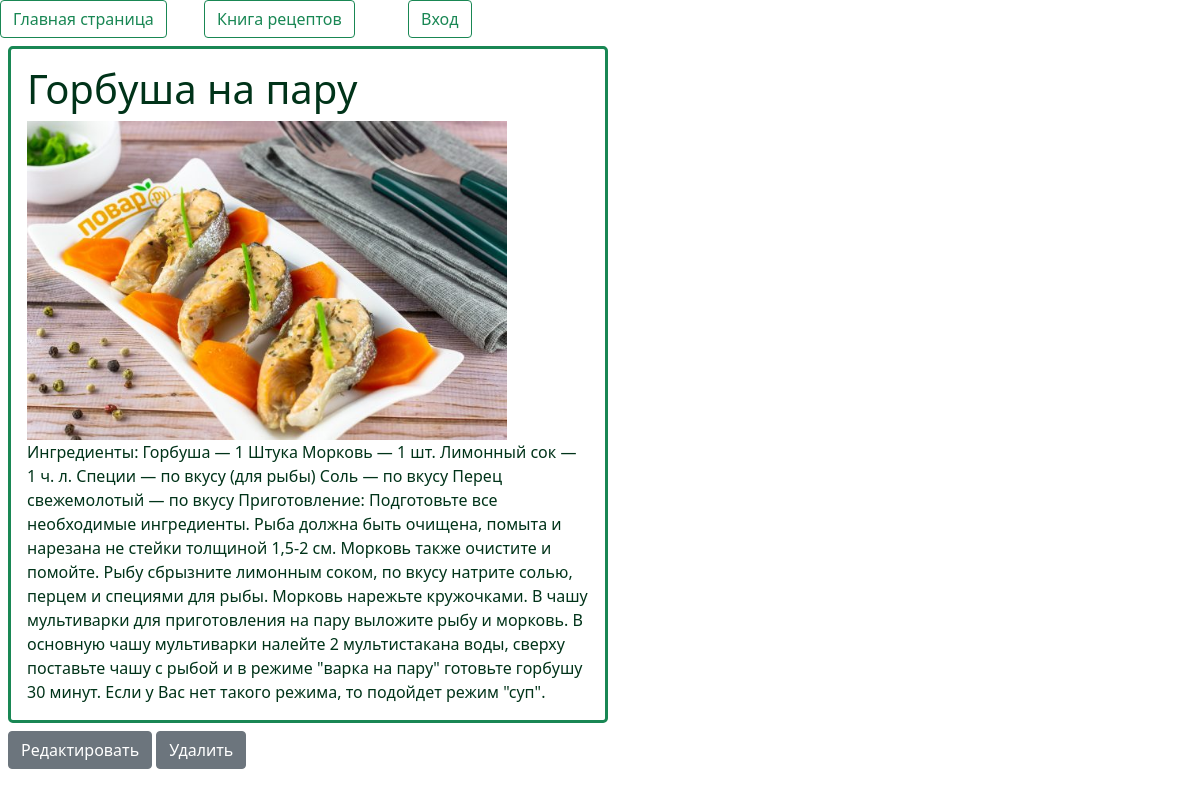
Screenshot of /post/2 with the database file from the repository.
### pprecipe/models.py (models this page shows, shortened)
class Posts(models.Model):
    title = models.CharField(max_length=100)
    text = models.TextField()
    image = models.CharField(max_length=200, default='null')

### pprecipe/views.py (the view)
# urls.py: path('post/<int:id>', views.post),
def post(request, id):
    post = Posts.objects.get(id=id)
    return render(request, 'post.html', {'post': post})

### pprecipe/templates/post.html (shortened to what this page needs)
{% extends "base.html" %}
{% load static %}
{% block content %}
            <div class="border border-3 border-success w-50 m-2 p-3 rounded-3">
                <h3 style="color: rgb(0, 51, 25);" class="fs-1">{{post.title}}</h3>
                <img style="width: 40vw; " src="/static/images/{{post.image}}" alt=""/>
                <div style="color: rgb(0, 51, 25);" class="fs-6">{{post.text}}</div>
            </div>
            <div class="m-2">
                <a class="btn btn-secondary" href="/editpost/{{post.id}}">
                    Редактировать
                </a>
                <a class="btn btn-secondary" href="/deletepost/{{post.id}}">
                    Удалить
                </a>
            </div>
{% endblock %}

### rows the page displays
Posts: title "Горбуша на пару", image (picture), text "Ингредиенты: Горбуша — 1 Штука Морковь — 1 шт. Лимонный сок — 1 ч. л. Специи — по вкусу (для рыбы) Соль — по вкусу Перец свежемолотый — по вкусу Приготовление: Подготовьте все необходимые ингредиенты. Рыба должна быть очищена, помыта и нарезана не стейки толщиной 1,5-2 см. Морковь также очистите и помойте. Рыбу сбрызните лимонным соком, по вкусу натрите солью, перцем и специями для рыбы. Морковь нарежьте кружочками. В чашу мультиварки для приготовления на пару выложите рыбу и морковь. В основную чашу мультиварки налейте 2 мультистакана воды, сверху поставьте чашу с рыбой и в режиме \"варка на пару\" готовьте горбушу 30 минут. Если у Вас нет такого режима, то подойдет режим \"суп\"."
